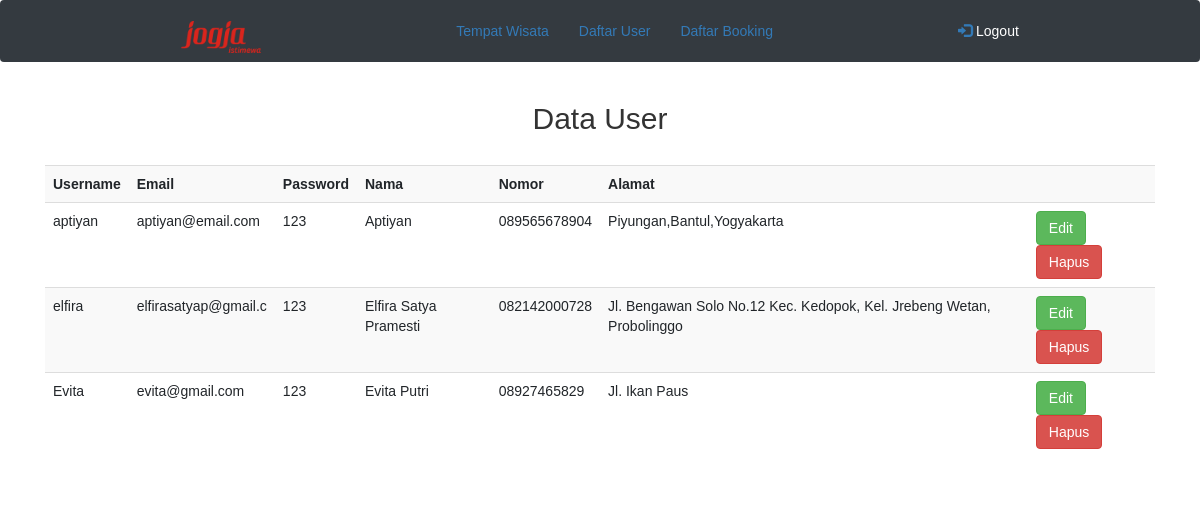
The page /admin_user.php (signed in) on the database its author committed.
### tables this page shows
CREATE TABLE `user` (
  `username` varchar(20) NOT NULL,
  `email` varchar(20) NOT NULL,
  `password` varchar(15) NOT NULL,
  `nama` varchar(60) NOT NULL,
  `nomor` varchar(14) NOT NULL,
  `alamat` varchar(256) NOT NULL
);

### admin_user.php (the view, shortened to what this page needs)
<!DOCTYPE html>
<html>
<head>
	<link rel="stylesheet" href="https://stackpath.bootstrapcdn.com/bootstrap/4.3.1/css/bootstrap.min.css">
	<link rel="stylesheet" href="https://maxcdn.bootstrapcdn.com/bootstrap/3.4.0/css/bootstrap.min.css">
	<link rel="stylesheet" href="style.css">
</head>
<body>
  	<?php
		include 'koneksi.php';
		$query = "select * from user";
		$result = mysqli_query($koneksi,$query);
	?>
  	<nav class="navbar navbar-expand-sm bg-dark navbar-dark sticky-top">
	<div class="container-fluid">
		<a class="navbar-brand" href="admin_home.php"><img src="images/logo.png" alt="logo" style="width:80px;"></a>
    <ul class="nav navbar-nav">
      <li class="active"><a href="admin_wisata.php">Tempat Wisata</a></li>
      <li><a href="admin_user.php">Daftar User</a></li>
      <li><a href="admin_booking.php">Daftar Booking</a></li>
    </ul>
    <ul class="nav navbar-nav navbar-right">
      <li><a href="logout.php"><span class="glyphicon glyphicon-log-in"></span><font color="white"> Logout</font></a></li>
    </ul>
  	</div>
	</nav>
	<div class="container">
		<center><h2>Data User</font></h2></center>
		<br>
		<table class="table table-striped">
			<tr>
				<th>Username</th>
				<th>Email</th>
				<th>Password</th>
				<th>Nama</th>
				<th>Nomor</th>
				<th>Alamat</th>
				<th></th>
			</tr>
			<?php
				while ($data = mysqli_fetch_array($result)) {
			?>
			<tr>
				<td><?php echo $data['username']; ?></td>
				<td><?php echo $data['email']; ?></td>
				<td><?php echo $data['password']; ?></td>
				<td><?php echo $data['nama']; ?></td>
				<td><?php echo $data['nomor']; ?></td>
				<td><?php echo $data['alamat']; ?></td>
				<td><a href="admin_form_edit_user.php?username=<?php echo $data['username'] ?>" class="btn btn-success">Edit</a>
					<a href="admin_proses_hapus_user.php?username=<?php echo $data['username'] ?>" class="btn btn-danger">Hapus</a></td>
			</tr>
			<?php
			}
			?>
		</table>
	</div>
</body>
</html>

### style.css (style rules this page uses)
body { font-family: sans-serif; }

### rows shown on the page
user: username "aptiyan", email "aptiyan@email.com", password "123", nama "Aptiyan", nomor "089565678904", alamat "Piyungan,Bantul,Yogyakarta"
user: username "elfira", email "elfirasatyap@gmail.c", password "123", nama "Elfira Satya Pramesti", nomor "082142000728", alamat "Jl. Bengawan Solo No.12 Kec. Kedopok, Kel. Jrebeng Wetan, Probolinggo"
user: username "Evita", email "evita@gmail.com", password "123", nama "Evita Putri", nomor "08927465829", alamat "Jl. Ikan Paus"
